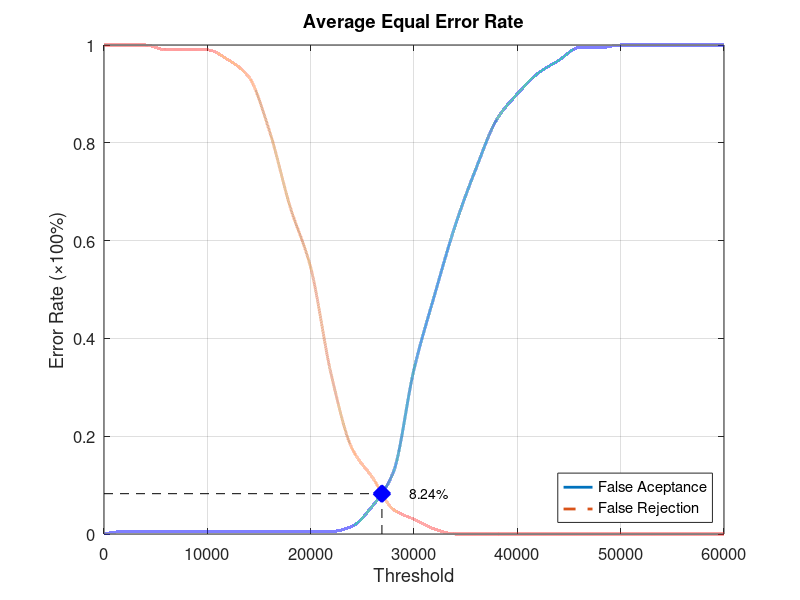
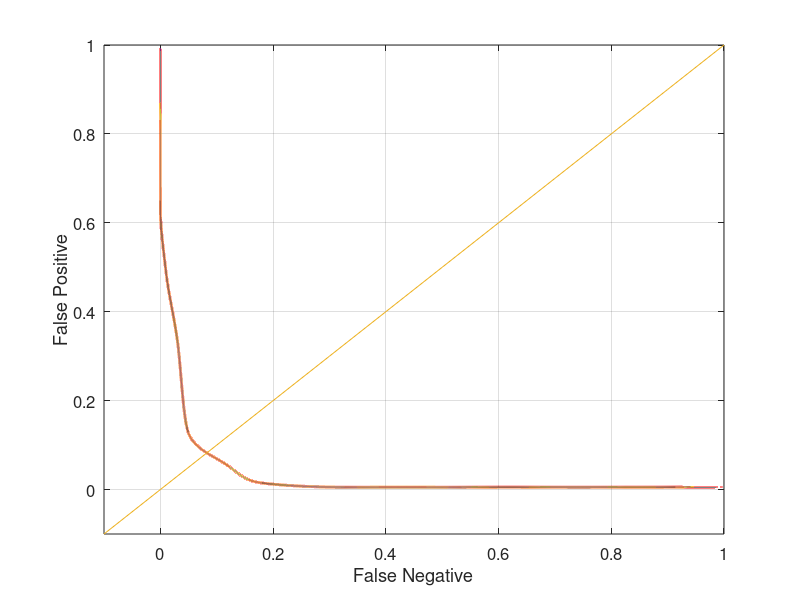

Reproduce these figures in MATLAB, in order.
function yEER = Database4_4
close all;
clear;
clc;
x = 0:2000:60000;
xq = 0:0.5:60000;

y0 = [0 0.00526316 0.00526316 0.00526316 0.00526316 0.00526316 0.00526316 0.00526316 0.00526316 0.00526316 0.00526316 0.00526316 0.0157895 0.0578947 0.126316 0.336842 0.489474 0.631579 0.747368 0.847368 0.9 0.942105 0.968421 0.994737 0.994737 1 1 1 1 1 1];
yy0 = interp1(x, y0, xq, 'pchip');
y1 = [1 1 1 0.99 0.99 0.99 0.97 0.935 0.825 0.67 0.545 0.325 0.175 0.115 0.05 0.03 0.01 0 0 0 0 0 0 0 0 0 0 0 0 0 0];
yy1 = interp1(x, y1, xq, 'pchip');

% Calculating EER: 
y2 = abs(y0 - y1);
find(y2 == min(y2))
yy2 = abs(yy0 - yy1);
xEER = find(yy2 == min(yy2));
xEERIndex = xq(xEER) % X-axis EER
yEER = yy0(xEER) % Y-axis EER

main = figure
plot(xq, yy0,'-','LineWidth', 2);	hold on
plot(xq, yy1,'--','LineWidth', 2);	hold on
plot([xEERIndex xEERIndex], [0 yEER], 'k--');	hold on
plot([0 xEERIndex], [yEER yEER], 'k--');	hold on
plot(xEERIndex, yEER, 'bx', 'LineWidth', 10);	hold on
text(xEERIndex + 10 * xEERIndex / 100, yEER, [num2str(round((10000 * yEER)) / 100) '%'])
legend('False Aceptance', 'False Rejection', 'Location', 'SouthEast')
xlabel('Threshold')
ylabel('Error Rate (\times100%)')
title('Average Equal Error Rate')
set(gca, 'FontSize', 12)
axis([0 60000 0 1])
grid on

print(main, 'Database4_4Main', '-dpng');
FNRxFPR = figure('Color', [1 1 1]);
plot(yy1, yy0, '-', yy1, yy0, 'LineWidth', 2);
hold on
y = -0.1:0.1:1
plot(y, y); 
set(gca, 'FontSize', 12)
xlabel('False Negative')
ylabel('False Positive')
axis([-0.1 1 -0.1 1])
set(gca, 'FontSize', 12)
grid on

print(FNRxFPR, 'Database4_4FNRxFPR','-dpng');
end
